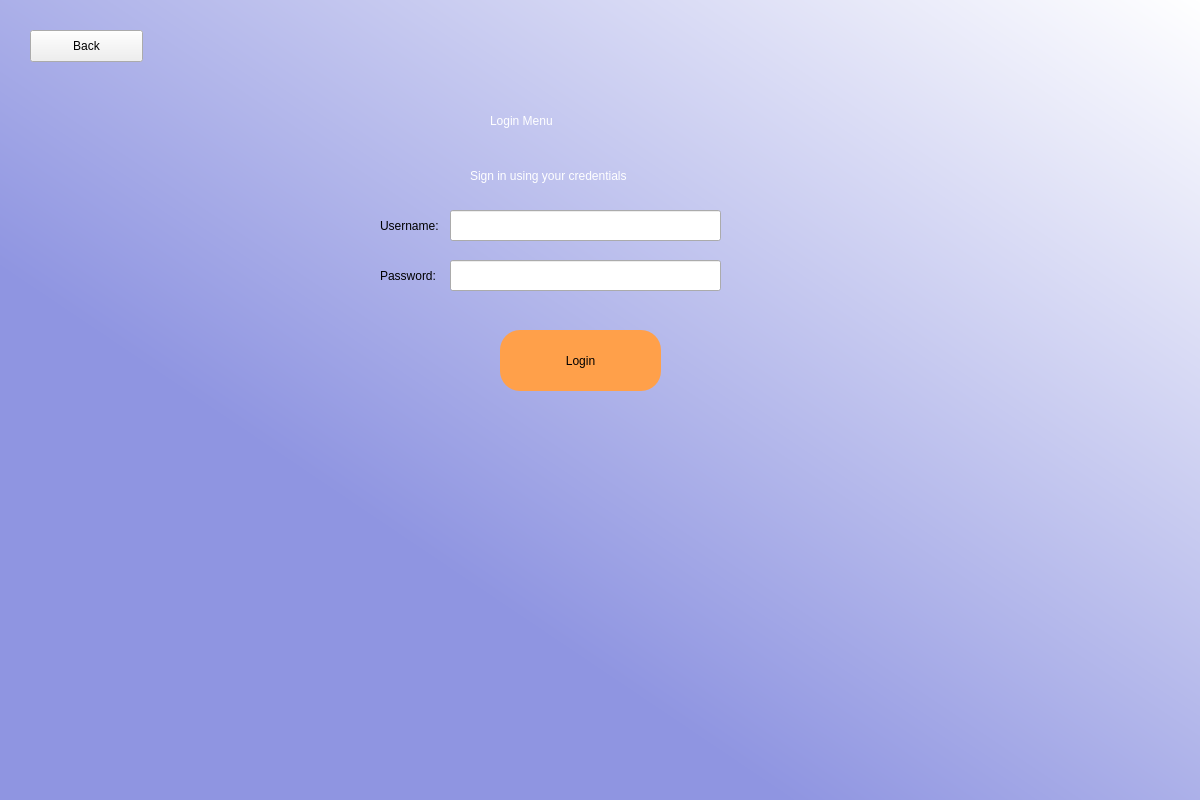
<?xml version="1.0" encoding="UTF-8"?>
<ui version="4.0">
 <class>Dialog</class>
 <widget class="QDialog" name="Dialog">
  <property name="geometry">
   <rect>
    <x>0</x>
    <y>0</y>
    <width>1200</width>
    <height>800</height>
   </rect>
  </property>
  <property name="windowTitle">
   <string>Dialog</string>
  </property>
  <widget class="QWidget" name="widget" native="true">
   <property name="geometry">
    <rect>
     <x>0</x>
     <y>0</y>
     <width>1201</width>
     <height>801</height>
    </rect>
   </property>
   <property name="styleSheet">
    <string notr="true">QWidget#widget{
background-color:qlineargradient(spread:pad, x1:0.275626, y1:0.715909, x2:1, y2:0, stop:0.0689655 rgba(143, 149, 225, 255), stop:1 rgba(255, 255, 255, 255));}</string>
   </property>
   <widget class="QLabel" name="loginMenuLabel">
    <property name="geometry">
     <rect>
      <x>490</x>
      <y>90</y>
      <width>381</width>
      <height>61</height>
     </rect>
    </property>
    <property name="styleSheet">
     <string notr="true">font: 36pt &quot;.AppleSystemUIFont&quot;; color:rgb(255, 255, 255)</string>
    </property>
    <property name="text">
     <string>Login Menu</string>
    </property>
   </widget>
   <widget class="QLabel" name="directionsLabel">
    <property name="geometry">
     <rect>
      <x>470</x>
      <y>150</y>
      <width>241</width>
      <height>51</height>
     </rect>
    </property>
    <property name="styleSheet">
     <string notr="true">font: 18pt &quot;.AppleSystemUIFont&quot;;color:rgb(255, 255, 255)</string>
    </property>
    <property name="text">
     <string>Sign in using your credentials</string>
    </property>
   </widget>
   <widget class="QPushButton" name="loginB">
    <property name="geometry">
     <rect>
      <x>500</x>
      <y>330</y>
      <width>161</width>
      <height>61</height>
     </rect>
    </property>
    <property name="styleSheet">
     <string notr="true">border-radius:20px;
background-color: rgb(255, 160, 74);
font:rgb(0, 0, 0);</string>
    </property>
    <property name="text">
     <string>Login</string>
    </property>
   </widget>
   <widget class="QLineEdit" name="usernameField">
    <property name="geometry">
     <rect>
      <x>450</x>
      <y>210</y>
      <width>271</width>
      <height>31</height>
     </rect>
    </property>
   </widget>
   <widget class="QLineEdit" name="passwordField">
    <property name="geometry">
     <rect>
      <x>450</x>
      <y>260</y>
      <width>271</width>
      <height>31</height>
     </rect>
    </property>
   </widget>
   <widget class="QLabel" name="uLabel">
    <property name="geometry">
     <rect>
      <x>380</x>
      <y>210</y>
      <width>71</width>
      <height>31</height>
     </rect>
    </property>
    <property name="text">
     <string>Username:</string>
    </property>
   </widget>
   <widget class="QLabel" name="pLabel">
    <property name="geometry">
     <rect>
      <x>380</x>
      <y>260</y>
      <width>71</width>
      <height>31</height>
     </rect>
    </property>
    <property name="text">
     <string>Password:</string>
    </property>
   </widget>
   <widget class="QLabel" name="errorLabel">
    <property name="geometry">
     <rect>
      <x>450</x>
      <y>300</y>
      <width>271</width>
      <height>21</height>
     </rect>
    </property>
    <property name="styleSheet">
     <string notr="true">font: 12pt &quot;Times New Roman&quot;; color: rgb(255, 0, 16)</string>
    </property>
    <property name="text">
     <string/>
    </property>
   </widget>
   <widget class="QPushButton" name="back">
    <property name="geometry">
     <rect>
      <x>30</x>
      <y>30</y>
      <width>113</width>
      <height>32</height>
     </rect>
    </property>
    <property name="text">
     <string>Back</string>
    </property>
   </widget>
  </widget>
 </widget>
 <resources/>
 <connections/>
</ui>
